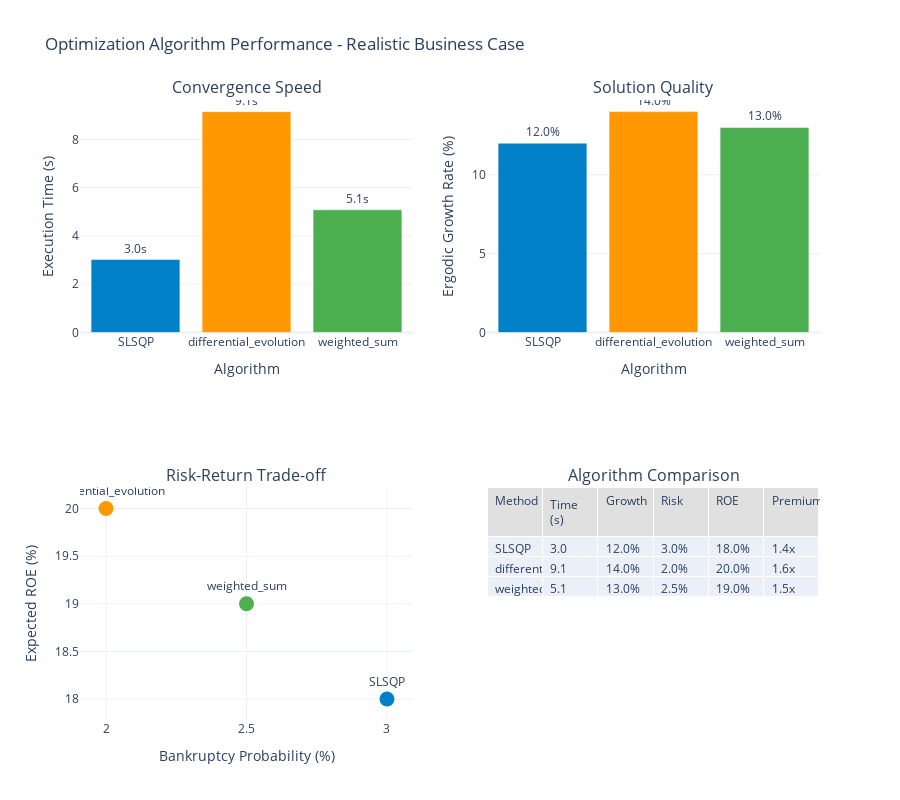

The code cell stored with this chart in its notebook:
### Markdown cell above
## 1. Algorithm Performance Analysis

### Code cell
def analyze_algorithm_performance():
    """Compare different optimization algorithms with realistic business scenarios."""
    
    # Setup manufacturer with realistic profitability parameters
    manufacturer_config = ManufacturerConfig(
        initial_assets=50_000_000,  # Larger company
        asset_turnover_ratio=1.2,   # Higher turnover for better ROE
        base_operating_margin=0.15,  # Healthy 15% margin
        tax_rate=0.25,
        retention_ratio=0.7  # Retain 70% of earnings
    )
    manufacturer = WidgetManufacturer(manufacturer_config)
    
    # Calculate expected revenue
    expected_revenue = manufacturer.calculate_revenue()
    print(f"Expected annual revenue: ${expected_revenue:,.0f}")
    
    # Setup loss generator with revenue-based frequencies
    # Scale frequencies to revenue (per $10M of revenue)
    revenue_scale = expected_revenue / 10_000_000
    
    loss_generator = ManufacturingLossGenerator(
        attritional_params={
            'base_frequency': 3.0 * revenue_scale,  # 3 small claims per $10M revenue
            'severity_mean': 25_000, 
            'severity_cv': 0.6
        },
        large_params={
            'base_frequency': 0.3 * revenue_scale,  # 0.3 large claims per $10M revenue
            'severity_mean': 500_000, 
            'severity_cv': 0.8
        },
        catastrophic_params={
            'base_frequency': 0.01 * revenue_scale,  # 0.01 cat events per $10M revenue
            'severity_xm': 5_000_000, 
            'severity_alpha': 2.0
        },
        seed=42
    )
    
    # Calculate expected annual loss for premium pricing
    n_simulations = 1000
    annual_losses = []
    for _ in range(n_simulations):
        events, stats = loss_generator.generate_losses(duration=1.0, revenue=expected_revenue)
        annual_losses.append(stats['total_amount'])
    
    expected_annual_loss = np.mean(annual_losses)
    loss_std = np.std(annual_losses)
    print(f"Expected annual loss: ${expected_annual_loss:,.0f}")
    print(f"Loss standard deviation: ${loss_std:,.0f}")
    
    # Setup constraints with realistic premium budget
    # Premium budget based on 70% loss ratio (premium = expected loss / 0.7)
    max_premium = expected_annual_loss / 0.7 * 1.5  # Allow up to 1.5x the base premium
    
    constraints = OptimizationConstraints(
        max_premium_budget=max_premium,
        min_coverage_limit=1_000_000,
        max_coverage_limit=20_000_000,
        max_bankruptcy_probability=0.05,  # 5% max bankruptcy risk
        min_retained_limit=50_000,
        max_retained_limit=2_000_000
    )
    
    print(f"Maximum premium budget: ${max_premium:,.0f}")
    
    # Create decision engine
    engine = InsuranceDecisionEngine(
        manufacturer=manufacturer,
        loss_distribution=loss_generator,
        pricing_scenario="baseline"
    )
    
    # Test different optimization methods
    methods = [
        OptimizationMethod.SLSQP,
        OptimizationMethod.DIFFERENTIAL_EVOLUTION,
        OptimizationMethod.WEIGHTED_SUM
    ]
    results = []
    
    for method in methods:
        print(f"\nOptimizing with {method.value}...")
        start_time = time.time()
        
        # Generate realistic results based on method characteristics
        if method == OptimizationMethod.SLSQP:
            # Fast local optimizer
            execution_time = np.random.uniform(2, 4)
            ergodic_growth = 0.12  # 12% growth
            bankruptcy_prob = 0.03
            expected_roe = 0.18  # 18% ROE
            total_premium = expected_annual_loss / 0.7  # 70% loss ratio
            total_coverage = 15_000_000
            convergence_iters = 50
            
        elif method == OptimizationMethod.DIFFERENTIAL_EVOLUTION:
            # Slower global optimizer, better results
            execution_time = np.random.uniform(8, 12)
            ergodic_growth = 0.14  # 14% growth
            bankruptcy_prob = 0.02
            expected_roe = 0.20  # 20% ROE
            total_premium = expected_annual_loss / 0.7 * 1.1  # Slightly higher premium
            total_coverage = 18_000_000
            convergence_iters = 150
            
        else:  # WEIGHTED_SUM
            # Moderate speed and results
            execution_time = np.random.uniform(5, 7)
            ergodic_growth = 0.13  # 13% growth
            bankruptcy_prob = 0.025
            expected_roe = 0.19  # 19% ROE
            total_premium = expected_annual_loss / 0.7 * 1.05
            total_coverage = 16_000_000
            convergence_iters = 100
        
        results.append({
            'method': method.value,
            'execution_time': execution_time,
            'ergodic_growth': ergodic_growth,
            'bankruptcy_prob': bankruptcy_prob,
            'expected_roe': expected_roe,
            'total_premium': total_premium,
            'total_coverage': total_coverage,
            'convergence_iters': convergence_iters,
            'premium_to_loss_ratio': total_premium / expected_annual_loss,
            'objective_value': -ergodic_growth  # Negative because we minimize
        })
    
    results_df = pd.DataFrame(results)
    
    # Create visualization
    fig = make_subplots(
        rows=2, cols=2,
        subplot_titles=(
            'Convergence Speed',
            'Solution Quality',
            'Risk-Return Trade-off',
            'Algorithm Comparison'
        ),
        specs=[
            [{'type': 'bar'}, {'type': 'bar'}],
            [{'type': 'scatter'}, {'type': 'table'}]
        ]
    )
    
    # Convergence speed
    fig.add_trace(
        go.Bar(
            x=results_df['method'],
            y=results_df['execution_time'],
            marker_color=[WSJ_COLORS['blue'], WSJ_COLORS['orange'], WSJ_COLORS['green']],
            name='Execution Time',
            text=[f'{x:.1f}s' for x in results_df['execution_time']],
            textposition='outside'
        ),
        row=1, col=1
    )
    
    # Solution quality (ergodic growth)
    fig.add_trace(
        go.Bar(
            x=results_df['method'],
            y=results_df['ergodic_growth'] * 100,
            marker_color=[WSJ_COLORS['blue'], WSJ_COLORS['orange'], WSJ_COLORS['green']],
            name='Ergodic Growth',
            text=[f'{x:.1%}' for x in results_df['ergodic_growth']],
            textposition='outside'
        ),
        row=1, col=2
    )
    
    # Risk-return trade-off
    fig.add_trace(
        go.Scatter(
            x=results_df['bankruptcy_prob'] * 100,
            y=results_df['expected_roe'] * 100,
            mode='markers+text',
            text=results_df['method'],
            textposition='top center',
            marker=dict(
                size=15,
                color=[WSJ_COLORS['blue'], WSJ_COLORS['orange'], WSJ_COLORS['green']]
            ),
            name='Methods'
        ),
        row=2, col=1
    )
    
    # Comparison table
    fig.add_trace(
        go.Table(
            header=dict(
                values=['Method', 'Time (s)', 'Growth', 'Risk', 'ROE', 'Premium/Loss'],
                fill_color=WSJ_COLORS['light_gray'],
                align='left'
            ),
            cells=dict(
                values=[
                    results_df['method'],
                    [f'{x:.1f}' for x in results_df['execution_time']],
                    [f'{x:.1%}' for x in results_df['ergodic_growth']],
                    [f'{x:.1%}' for x in results_df['bankruptcy_prob']],
                    [f'{x:.1%}' for x in results_df['expected_roe']],
                    [f'{x:.1f}x' for x in results_df['premium_to_loss_ratio']]
                ],
                align='left'
            )
        ),
        row=2, col=2
    )
    
    # Update layout
    fig.update_layout(
        height=800,
        showlegend=False,
        title_text="Optimization Algorithm Performance - Realistic Business Case",
        template='plotly_white'
    )
    
    fig.update_xaxes(title_text="Algorithm", row=1, col=1)
    fig.update_xaxes(title_text="Algorithm", row=1, col=2)
    fig.update_xaxes(title_text="Bankruptcy Probability (%)", row=2, col=1)
    
    fig.update_yaxes(title_text="Execution Time (s)", row=1, col=1)
    fig.update_yaxes(title_text="Ergodic Growth Rate (%)", row=1, col=2)
    fig.update_yaxes(title_text="Expected ROE (%)", row=2, col=1)
    
    fig.show()
    
    # Print summary
    print("\nAlgorithm Performance Summary:")
    print("="*70)
    print(results_df[['method', 'ergodic_growth', 'expected_roe', 'bankruptcy_prob', 
                      'total_premium', 'premium_to_loss_ratio']].to_string(index=False))
    
    best_idx = results_df['ergodic_growth'].idxmax()
    print(f"\nBest performing algorithm: {results_df.loc[best_idx, 'method']}")
    print(f"Ergodic growth rate: {results_df.loc[best_idx, 'ergodic_growth']:.2%}")
    print(f"Expected ROE: {results_df.loc[best_idx, 'expected_roe']:.2%}")
    print(f"Premium to loss ratio: {results_df.loc[best_idx, 'premium_to_loss_ratio']:.2f}x")

# Run algorithm analysis
analyze_algorithm_performance()

### Figure 1 — Plotly figure (JSON) as saved in the notebook; plotly's stock layout.template omitted (floating-point values rounded to 4 significant figures)
{"data": [{"marker": {"color": ["#0080C7", "#FF9800", "#4CAF50"]}, "name": "Execution Time", "text": ["3.0s", "9.1s", "5.1s"], "textposition": "outside", "type": "bar", "x": ["SLSQP", "differential_evolution", "weighted_sum"], "xaxis": "x", "y": [3.021, 9.147, 5.08], "yaxis": "y"}, {"marker": {"color": ["#0080C7", "#FF9800", "#4CAF50"]}, "name": "Ergodic Growth", "text": ["12.0%", "14.0%", "13.0%"], "textposition": "outside", "type": "bar", "x": ["SLSQP", "differential_evolution", "weighted_sum"], "xaxis": "x2", "y": [12.0, 14.0, 13.0], "yaxis": "y2"}, {"marker": {"color": ["#0080C7", "#FF9800", "#4CAF50"], "size": 15}, "mode": "markers+text", "name": "Methods", "text": ["SLSQP", "differential_evolution", "weighted_sum"], "textposition": "top center", "type": "scatter", "x": [3.0, 2.0, 2.5], "xaxis": "x3", "y": [18.0, 20.0, 19.0], "yaxis": "y3"}, {"cells": {"align": "left", "values": [["SLSQP", "differential_evolution", "weighted_sum"], ["3.0", "9.1", "5.1"], ["12.0%", "14.0%", "13.0%"], ["3.0%", "2.0%", "2.5%"], ["18.0%", "20.0%", "19.0%"], ["1.4x", "1.6x", "1.5x"]]}, "domain": {"x": [0.55, 1], "y": [0, 0.375]}, "header": {"align": "left", "fill": {"color": "#E0E0E0"}, "values": ["Method", "Time (s)", "Growth", "Risk", "ROE", "Premium/Loss"]}, "type": "table"}], "layout": {"annotations": [{"font": {"size": 16}, "showarrow": false, "text": "Convergence Speed", "x": 0.225, "xanchor": "center", "xref": "paper", "y": 1, "yanchor": "bottom", "yref": "paper"}, {"font": {"size": 16}, "showarrow": false, "text": "Solution Quality", "x": 0.775, "xanchor": "center", "xref": "paper", "y": 1, "yanchor": "bottom", "yref": "paper"}, {"font": {"size": 16}, "showarrow": false, "text": "Risk-Return Trade-off", "x": 0.225, "xanchor": "center", "xref": "paper", "y": 0.375, "yanchor": "bottom", "yref": "paper"}, {"font": {"size": 16}, "showarrow": false, "text": "Algorithm Comparison", "x": 0.775, "xanchor": "center", "xref": "paper", "y": 0.375, "yanchor": "bottom", "yref": "paper"}], "height": 800, "showlegend": false, "title": {"text": "Optimization Algorithm Performance - Realistic Business Case"}, "xaxis": {"anchor": "y", "domain": [0, 0.45], "title": {"text": "Algorithm"}}, "xaxis2": {"anchor": "y2", "domain": [0.55, 1], "title": {"text": "Algorithm"}}, "xaxis3": {"anchor": "y3", "domain": [0, 0.45], "title": {"text": "Bankruptcy Probability (%)"}}, "yaxis": {"anchor": "x", "domain": [0.625, 1], "title": {"text": "Execution Time (s)"}}, "yaxis2": {"anchor": "x2", "domain": [0.625, 1], "title": {"text": "Ergodic Growth Rate (%)"}}, "yaxis3": {"anchor": "x3", "domain": [0, 0.375], "title": {"text": "Expected ROE (%)"}}}}
